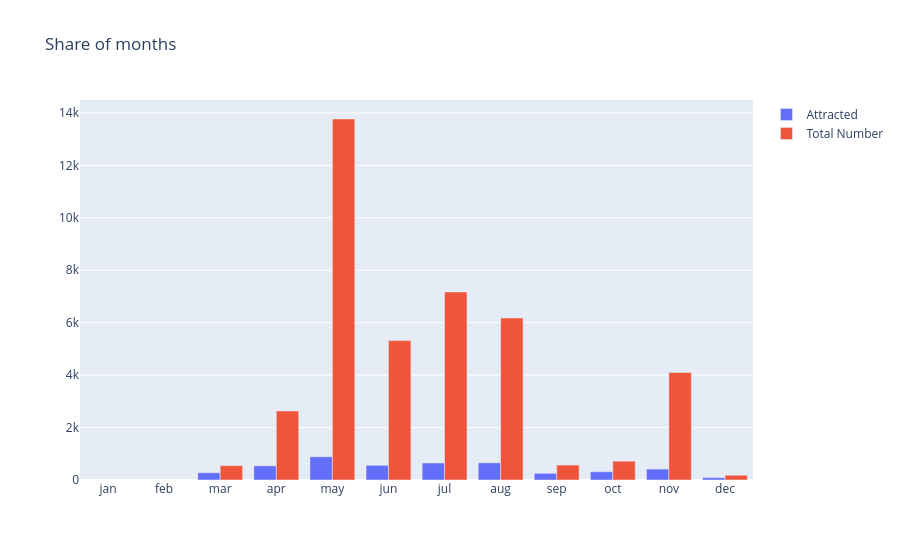

Source (notebook cell):
### Code cell
trace0 = go.Bar(x=month_df.index, y=month_df["Attracted"], name="Attracted")
trace1 = go.Bar(x=month_df.index, y=month_df["Total Number"], name="Total Number")

data = [trace0, trace1]
layout = {"title": "Share of months"}

fig = go.Figure(data=data, layout=layout)

iplot(fig, show_link=False)

### Figure 1 — Plotly figure (JSON) as saved in the notebook; plotly's stock layout.template omitted (floating-point values rounded to 4 significant figures)
{"data": [{"name": "Attracted", "type": "bar", "x": ["jan", "feb", "mar", "apr", "may", "jun", "jul", "aug", "sep", "oct", "nov", "dec"], "y": [NaN, NaN, 276.0, 539.0, 886.0, 559.0, 649.0, 655.0, 256.0, 315.0, 416.0, 89.0]}, {"name": "Total Number", "type": "bar", "x": ["jan", "feb", "mar", "apr", "may", "jun", "jul", "aug", "sep", "oct", "nov", "dec"], "y": [NaN, NaN, 546.0, 2632.0, 13770.0, 5318.0, 7174.0, 6178.0, 570.0, 718.0, 4101.0, 182.0]}], "layout": {"title": {"text": "Share of months"}}}
